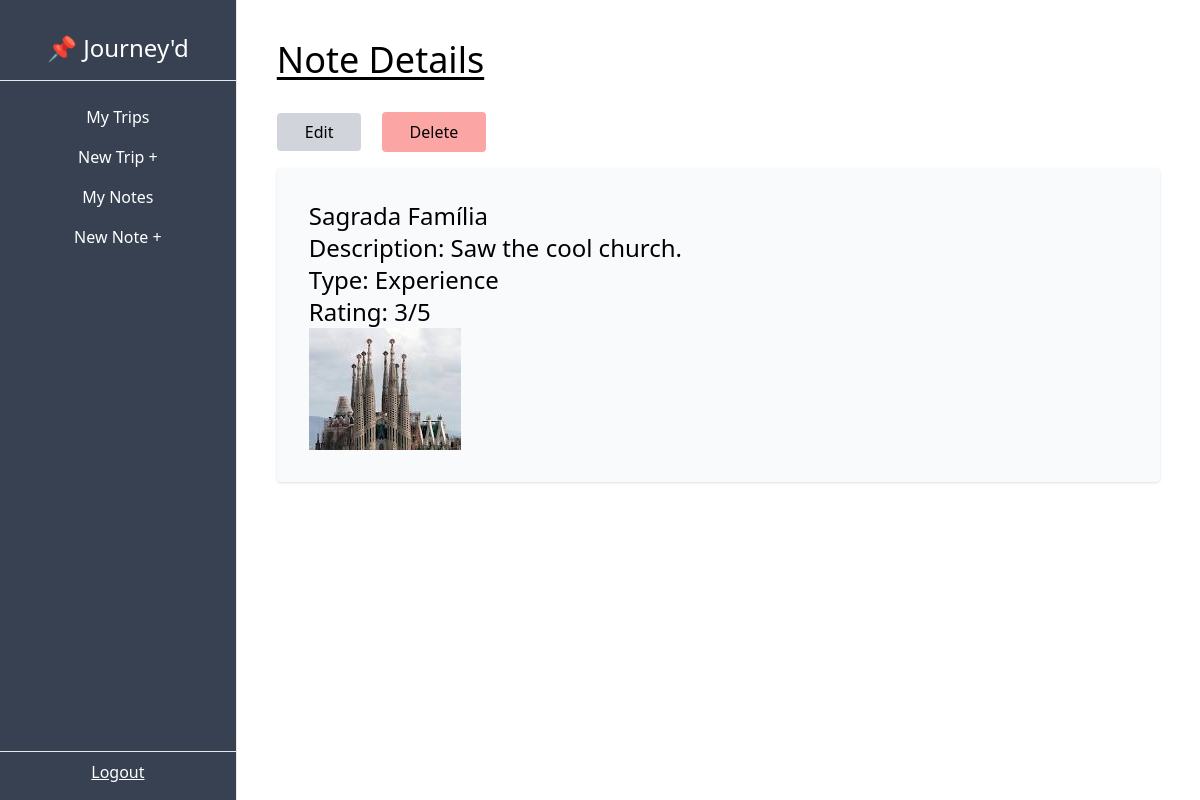
The app's page /dashboard/note/3/ with its own data.
### TripTrak/models.py (models this page shows, shortened)
class Note(models.Model):
    trip = models.ForeignKey(Trip, on_delete=models.CASCADE, related_name='notes')
    name = models.CharField(max_length=100)
    description = models.TextField()
    type = models.CharField(max_length=100, choices=EXCURSIONS)
    img = models.ImageField(upload_to='notes', blank=True, null=True)
    rating = models.PositiveSmallIntegerField(default=1, validators=[MaxValueValidator(5)])

### TripTrak/views.py (the view)
# urls.py: path('dashboard/note/<int:pk>/', NoteDetailView.as_view(), name='note-detail'),
class NoteDetailView(DetailView):
    model = Note

### TripTrak/templates/TripTrak/note_detail.html (shortened to what this page needs)
{% extends 'TripTrak/_base.html' %}
{% block content %}
<h1 class="text-4xl underline underline-offset-4 mb-8">Note Details</h1>
    <a class="px-7 py-2 bg-gray-300 rounded md:mr-4 hover:bg-gray-200" href="{% url "note-update" note.pk %}">Edit</a>
    <form class="inline" action="{% url "note-delete" note.pk %}" method="POST">
        <input type="submit" class="px-7 py-2 bg-red-300 rounded hover:bg-red-200 hover:cursor-pointer" value="Delete" />
    </form>
    <div class="bg-gray-50 p-8 rounded shadow my-4">
        <p class="text-2xl">{{ note.name }}</p>
        <p class="text-2xl">Description: {{ note.description }}</p>
        <p class="text-2xl">Type: {{ note.type|title }}</p>
        <p class="text-2xl">Rating: {{ note.rating }}/5</p>
        {% if note.img %}
            <img src="{{note.img.url}}" alt="{{note.name}}">
        {% endif %}
    </div>
{% endblock content %}

### records on screen
Note: name "Sagrada Família", description "Saw the cool church.", type "Experience", rating "3", img (picture)
